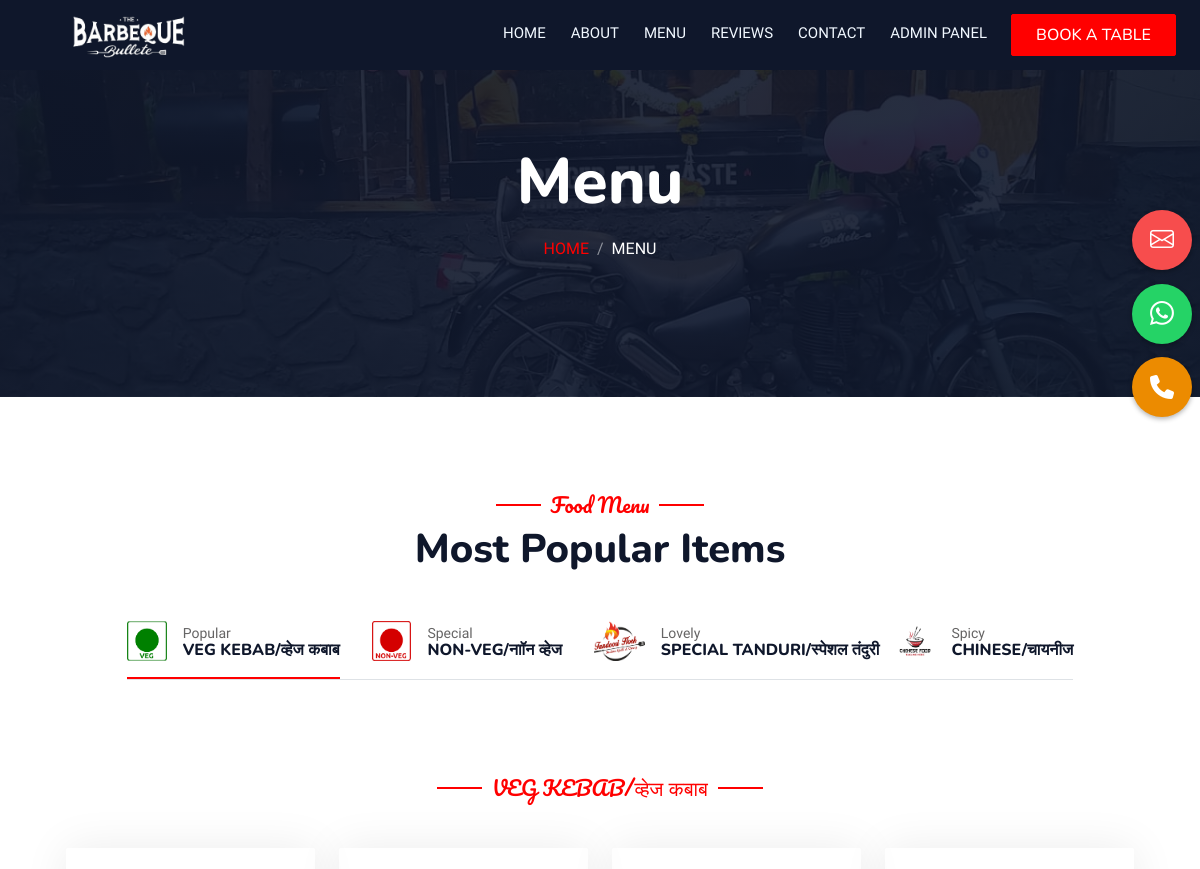
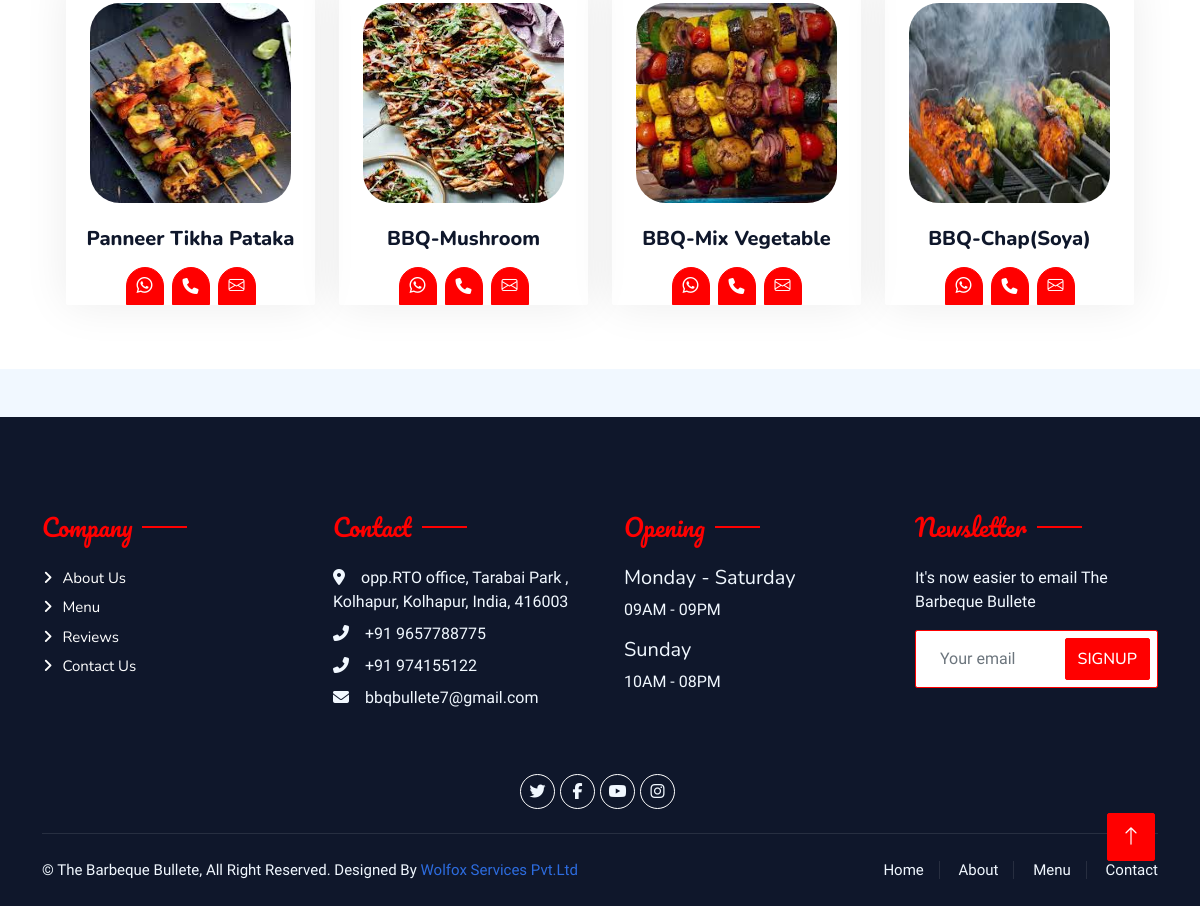
Page /menu.php on the committed database (2 pictures, top to bottom).
### tables this page shows
CREATE TABLE `product_detail` (
  `id` int(16) NOT NULL,
  `ProductImage` varchar(100) NOT NULL,
  `ProductName` varchar(30) NOT NULL,
  `category` varchar(15) NOT NULL,
  `details` varchar(400) NOT NULL
);

### menu.php (the view, shortened to what this page needs)
<?php include 'Header.php'; ?>
        <div class="container-xxl py-5 bg-dark hero-header mb-5">
                <div class="container text-center my-5 pt-5 pb-4">
                    <h1 class="display-3 text-white mb-3 animated slideInDown">Menu</h1>
                    <nav aria-label="breadcrumb">
                        <ol class="breadcrumb justify-content-center text-uppercase">
                            <li class="breadcrumb-item"><a href="index.php">Home</a></li>
                            <li class="breadcrumb-item text-white active" aria-current="page">Menu</li>
                        </ol>
                    </nav>
                </div>
            </div>
        <div class="container-xxl py-5">
            <div class="container">
                <div class="text-center wow fadeInUp" data-wow-delay="0.1s">
                    <h5 class="section-title ff-secondary text-center text-primary fw-normal">Food Menu</h5>
                    <h1 class="mb-5">Most Popular Items</h1>
                </div>
                <div class="tab-class text-center wow fadeInUp" data-wow-delay="0.1s">
                    <ul class="nav nav-pills d-inline-flex justify-content-center border-bottom mb-5">
                        <li class="nav-item">
                            <a class="d-flex align-items-center text-start mx-3 ms-0 pb-3 active" data-bs-toggle="pill"
                                href="#tab-1">
                               <img class="img-logo" src="img/veg.png" alt="">
                                <div class="ps-3">
                                    <small class="text-body">Popular</small>
                                    <h6 class="mt-n1 mb-0">VEG KEBAB/व्हेज कबाब</h6>
                                </div>
                            </a>
                        </li>
                        <li class="nav-item">
                            <a class="d-flex align-items-center text-start mx-3 pb-3" data-bs-toggle="pill"
                                href="#tab-2">
                                <img class="img-logo" src="img/non veg.png" alt="">
                                <div class="ps-3">
                                    <small class="text-body">Special</small>
                                    <h6 class="mt-n1 mb-0">NON-VEG/नाॉन व्हेज</h6>
                                </div>
                            </a>
                        </li>
                        <li class="nav-item">
                            <a class="d-flex align-items-center text-start mx-3 me-0 pb-3" data-bs-toggle="pill"
                                href="#tab-3">
                                <img class="img-logo" src="img/tandu.png" alt="">
                                <div class="ps-3">
                                    <small class="text-body">Lovely</small>
                                    <h6 class="mt-n1 mb-0">SPECIAL TANDURI/स्पेशल तंदुरी</h6>
                                </div>
                            </a>
                        </li>
                        <li class="nav-item">
                            <a class="d-flex align-items-center text-start mx-3 me-0 pb-3" data-bs-toggle="pill"
                                href="#tab-4">
                                <img class="img-logo" src="img/chin.png" alt="" >
                                <div class="ps-3">
                                    <small class="text-body">Spicy</small>
                                    <h6 class="mt-n1 mb-0">CHINESE/चायनीज</h6>
                                </div>
                            </a>
                        </li>
                    </ul>
                    <div class="tab-content">
                        <div id="tab-1" class="tab-pane fade show p-0 active">
                            <div class="row g-4">
                                <div class="container-xxl pt-5 pb-3">
                                    <div class="container">
                                        <div class="text-center wow fadeInUp" data-wow-delay="0.1s">
                                            <h5
                                                class="section-title ff-secondary text-center text-primary fw-normal mb-5">
                                                VEG KEBAB/व्हेज कबाब</h5>
                                        </div>
                                        <div class="row g-4">
                                        <?php
                                            include 'Admin/connection.php';
                                            $sql="SELECT * FROM `product_detail` WHERE category='VEG KEBAB' ";
                                            $ResultData=mysqli_query($connection,$sql);
                                            while($row=mysqli_fetch_assoc($ResultData)){
                                              $ProductImage=$row['ProductImage'];
                                              $ProductName=$row['ProductName'];
                                              echo "
                                              <div class='col-lg-3 col-md-6 wow fadeInUp' data-wow-delay='0.1s'>
                                                <div class='team-item text-center rounded overflow-hidden'>
                                                    <div class='overflow-hidden m-4'>
                                                        <a href='ProductDetail.php?id=$row[id]'><img class='img-fluid' src='img/menu/$ProductImage'
                                                                alt='Product Image'></a>
                                                    </div>
                                                    <a href='ProductDetail.php?id=$row[id]'>
                                                        <h5 class='mb-0'>$ProductName</h5>
                                                    </a>
                                                    </a>
                                                    <div class='d-flex justify-content-center mt-3 col-md-12'>
                                                        <a class='btn btn-square btn-primary mx-1' target=”_blank”
                                                            href='https://wa.me/9860524412?text=Dishes-($ProductName), Enter Address:- '><i
                                                                class='bi bi-whatsapp'></i></a>
                                                        <a class='btn btn-square btn-primary mx-1'
                                                            href='tel: 9860524412' target=”_blank”><i
                                                                class='fa fa-phone'></i></a>
                                                        <a class='btn btn-square btn-primary mx-1'
                                                            href='mailto: surajjankar211@gmail.com' target=”_blank”><i
                                                                class='bi bi-envelope'></i></a>
                                                    </div>
                                                </div>
                                            </div>
                                              ";
                                            }
                                            ?>
                                        </div>
                                    </div>
                                </div>
                            </div>
                        </div>
                                    <?php
                                            include 'Admin/connection.php';
                                            ?>
                        </div>
                    </div>
                </div>
            </div>
        </div>
<?php include 'Footer.php'; ?>

### Header.php (shortened to what this page needs)
<!DOCTYPE html>
<html lang="en">
<head>
    <link href="https://cdnjs.cloudflare.com/ajax/libs/font-awesome/5.10.0/css/all.min.css" rel="stylesheet">
    <link href="https://cdn.jsdelivr.net/npm/bootstrap-icons@1.4.1/font/bootstrap-icons.css" rel="stylesheet">
    <link href="lib/animate/animate.min.css" rel="stylesheet">
    <link href="lib/owlcarousel/assets/owl.carousel.min.css" rel="stylesheet">
    <link href="lib/tempusdominus/css/tempusdominus-bootstrap-4.min.css" rel="stylesheet" />
    <link href="css/bootstrap.min.css" rel="stylesheet">
    <link href="css/Style.css" rel="stylesheet">
    <link rel="stylesheet" href="https://cdnjs.cloudflare.com/ajax/libs/font-awesome/6.4.2/css/all.min.css"
 />
</head>
<body>
<?php
        include 'Admin/connection.php';
        $sql="SELECT * FROM `admin` ";
        $ResultData=mysqli_query($connection,$sql);
        $row=mysqli_fetch_array($ResultData);
        $id=$row['id'];
        $Admin_Image=$row['Admin_Image'];
        $Restaurant_Email_Id=$row['Restaurant_Email_Id'];
        $Restaurant_Phone=$row['Restaurant_Phone'];
      ?>
    <section>
        <a href="tel: <?php echo $Restaurant_Phone ?>" target=”_blank” class="whatsapp-btn3">
            <i class="fa fa-phone"></i>
        </a>
    </section>
    <section>
        <a href="https://wa.me/<?php echo $Restaurant_Phone ?>?text=hello" target=”_blank” class="whatsapp-btn">
            <i class="bi bi-whatsapp"></i>
        </a>
    </section>
    <section>
        <a href="mailto: <?php echo $Restaurant_Email_Id ?>" target=”_blank” class="whatsapp-btn2">
            <i class="bi bi-envelope"></i>
        </a>
    </section>
    <div class="container-xxl bg-white p-0">
        <div class="container-xxl position-relative p-0">
            <nav class="navbar navbar-expand-lg navbar-dark bg-dark px-4 px-lg-7 py-lg-0"
                style="background: var(--dark) !important;">
                <a href="index.html" class="navbar-brand p-0">
                    <?php echo "<img src='Admin/assets/img/admin/$id/$Admin_Image' class='navlogo' style='margin: -65px; margin-left: 5px;' alt='Logo Image' />" ;?>
                </a>
                <div class="collapse navbar-collapse" id="navbarCollapse">
                    <div class="navbar-nav ms-auto py-0 pe-4">
                        <a href="index.php" class="nav-item nav-link">Home</a>
                        <a href="about.php" class="nav-item nav-link">About</a>
                        <a href="menu.php" class="nav-item nav-link">Menu</a>
                        <a href="reviews.php" class="nav-item nav-link">Reviews</a>
                        <a href="contact.php" class="nav-item nav-link">Contact</a>
                        <a href="Log_In.php" class="nav-item nav-link">Admin Panel</a>
                    </div>
                    <a href="booking.php" class="btn btn-primary py-2 px-4">Book A Table</a>
                </div>
            </nav>
        </div>

### Footer.php (shortened to what this page needs)
     <?php
        include 'Admin/connection.php';
        $sql="SELECT * FROM `admin`";
        $ResultData=mysqli_query($connection,$sql);
        $row=mysqli_fetch_array($ResultData);
        $Restaurant_Address=$row['Restaurant_Address'];
        $Restaurant_Email_Id=$row['Restaurant_Email_Id'];
        $Restaurant_Phone=$row['Restaurant_Phone'];
        $Alternate_Phone=$row['Alternate_Phone'];
        $Opening_Day=$row['Opening_Day'];
        $Opening_Time=$row['Opening_Time'];
        $Last_Day=$row['Last_Day'];
        $Last_Opening_Time=$row['Last_Opening_Time'];
      ?>
     <div class="container-fluid bg-dark text-light footer pt-5 mt-5 wow fadeIn" data-wow-delay="0.1s">
            <div class="container py-5">
                <div class="row g-5">
                    <div class="col-lg-3 col-md-6">
                        <h4 class="section-title ff-secondary text-start text-primary fw-normal mb-4">Company</h4>
                        <a class="btn btn-link" href="about.html">About Us</a>
                        <a class="btn btn-link" href="menu.html">Menu</a>
                        <a class="btn btn-link" href="reviews.html">Reviews</a>
                        <a class="btn btn-link" href="contact.html">Contact Us</a>
                    </div>
                    <div class="col-lg-3 col-md-6">
                        <h4 class="section-title ff-secondary text-start text-primary fw-normal mb-4">Contact</h4>
                        <p class="mb-2"><i class="fa fa-map-marker-alt me-3"></i><?php echo $Restaurant_Address ?></p>
                        <p class="mb-2"><i class="fa fa-phone-alt me-3"></i>+91 <?php echo $Restaurant_Phone ?></p>
                        <p class="mb-2"><i class="fa fa-phone-alt me-3"></i>+91 <?php echo $Alternate_Phone ?></p>
                        <p class="mb-2"><i class="fa fa-envelope me-3"></i><?php echo $Restaurant_Email_Id ?></p>
                    </div>
                    <div class="col-lg-3 col-md-6">
                        <h4 class="section-title ff-secondary text-start text-primary fw-normal mb-4">Opening</h4>
                        <h5 class="text-light fw-normal"><?php echo $Opening_Day ?></h5>
                        <p><?php echo $Opening_Time ?></p>
                        <h5 class="text-light fw-normal"><?php echo $Last_Day ?></h5>
                        <p><?php echo $Last_Opening_Time ?></p>
                    </div>
                    <div class="col-lg-3 col-md-6">
                        <h4 class="section-title ff-secondary text-start text-primary fw-normal mb-4">Newsletter</h4>
                        <p>It's now easier to email The Barbeque Bullete</p>
                        <div class="position-relative mx-auto" style="max-width: 400px;">
                            <input class="form-control border-primary w-100 py-3 ps-4 pe-5" type="text"
                                placeholder="Your email">
                            <button type="button"
                                class="btn btn-primary py-2 position-absolute top-0 end-0 mt-2 me-2">SignUp</button>
                        </div>
                    </div>
                </div>
            </div>
            <div class=" pt-2 d-flex align-items-center justify-content-center">
                <a class="btn btn-outline-light btn-social" target="_blank" href=""><i
                        class="fab fa-twitter"></i></a>
                <a class="btn btn-outline-light btn-social" target="_blank"
                    href="https://www.facebook.com/Officialbbqbullete"><i class="fab fa-facebook-f"></i></a>
                <a class="btn btn-outline-light btn-social" target="_blank"
                    href="https://www.youtube.com/@AdvMarkDanielDhanawade777"><i
                        class="fab fa-youtube"></i></a>
                <a class="btn btn-outline-light btn-social" target="_blank"
                    href="https://www.instagram.com/official_barbeque_bullete/"><i
                        class="fab fa-instagram"></i></a>
            </div><br>
            <div class="container">
                <div class="copyright">
                    <div class="row">
                        <div class="col-md-6 text-center text-md-start mb-3 mb-md-0">
                            &copy; <a href="index.html">The Barbeque Bullete</a>, All Right
                            Reserved.
                            Designed By <a target="_blank" href="https://wolfox.in/" style="color: #2D6CDF;">Wolfox
                                Services Pvt.Ltd</a>
                        </div>
                        <div class="col-md-6 text-center text-md-end">
                            <div class="footer-menu">
                                <a href="index.html">Home</a>
                                <a href="about.html">About</a>
                                <a href="menu.html">Menu</a>
                                <a href="contact.html">Contact</a>
                            </div>
                        </div>
                    </div>
                </div>
            </div>
        </div>
        <a href="#" class="btn btn-lg btn-primary btn-lg-square back-to-top"><i class="bi bi-arrow-up"></i></a>
</body>
</html>

### rows in the picture
product_detail: ProductImage (picture), ProductName "Panneer Tikha Pataka"
product_detail: ProductImage (picture), ProductName "BBQ-Mushroom"
product_detail: ProductImage (picture), ProductName "BBQ-Mix Vegetable"
product_detail: ProductImage (picture), ProductName "BBQ-Chap(Soya)"

### other values in the picture
$Restaurant_Address "opp.RTO office, Tarabai Park , Kolhapur, Kolhapur, India, 416003"
$Restaurant_Phone "9657788775"
$Alternate_Phone "974155122"
$Restaurant_Email_Id "bbqbullete7@gmail.com"
$Opening_Day "Monday - Saturday"
$Opening_Time "09AM - 09PM"
$Last_Day "Sunday"
$Last_Opening_Time "10AM - 08PM"
